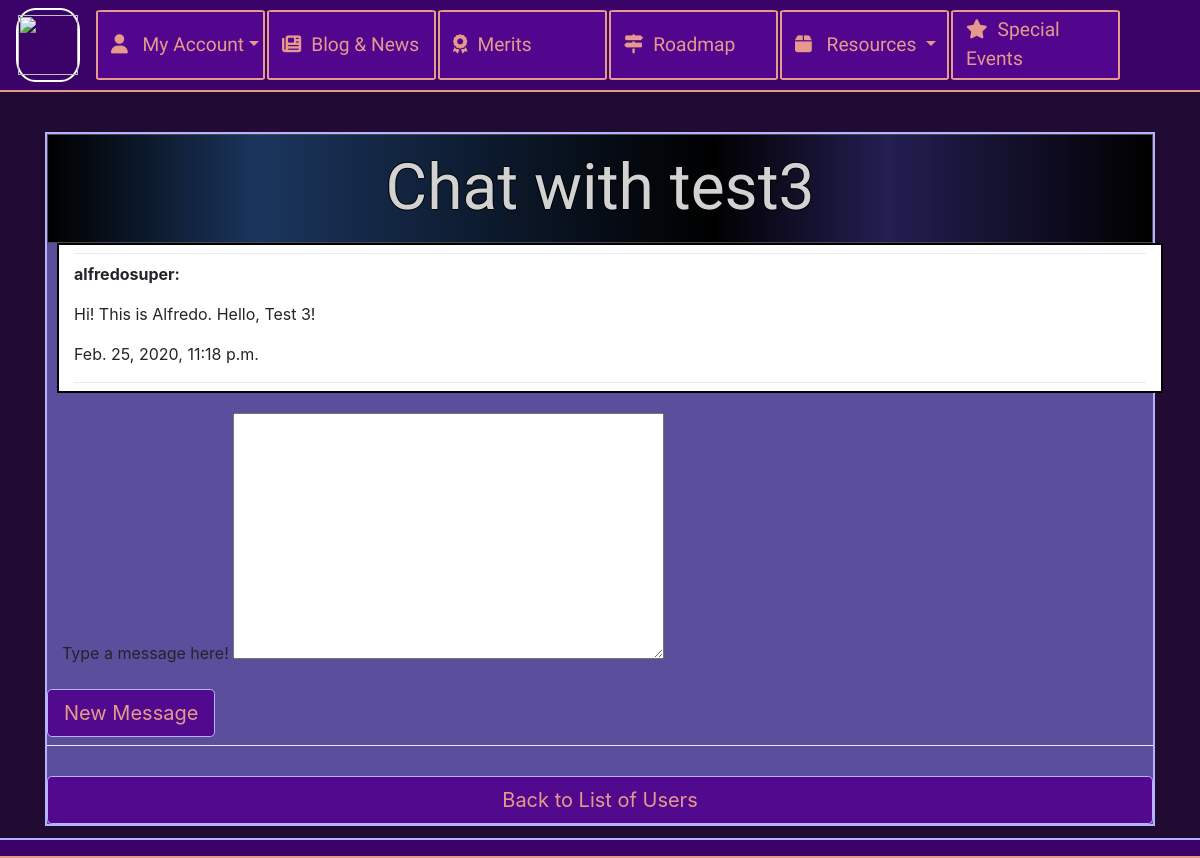
Screenshot of /accounts/messages/5/ (signed in) with the database file from the repository.
### accounts/models.py (models this page shows, shortened)
class User(AbstractBaseUser):
    email = models.EmailField(verbose_name='email', max_length=60, unique=True)
    username = models.CharField(max_length=30, unique=True)
    first_name = models.CharField(max_length=30)
    last_name = models.CharField(max_length=30)
    date_joined = models.DateTimeField(verbose_name='date joined', auto_now_add=True)
    last_login = models.DateTimeField(verbose_name='last login', auto_now=True)
    is_admin = models.BooleanField(default=False)
    is_active = models.BooleanField(default=True)
    is_staff = models.BooleanField(default=False)
    is_superuser = models.BooleanField(default=False)
    grammar_skills = models.IntegerField(default=0)
    listening_skills = models.IntegerField(default=0)
    writing_skills = models.IntegerField(default=0)
    vocabulary_skills = models.IntegerField(default=0)
    oral_skills = models.IntegerField(default=0)
    reading_skills = models.IntegerField(default=0)
    songs_listened = models.IntegerField(default=0)
    songs_sang = models.IntegerField(default=0)
    stories_read = models.IntegerField(default=0)
    books_finished = models.IntegerField(default=0)
    words_learned = models.IntegerField(default=0)
    irregular_verbs = models.IntegerField(default=0)
    talking_time = models.IntegerField(default=0)
    no_spanish_time =  models.IntegerField(default=0)
    writing_assignments = models.IntegerField(default=0)
    perfect_writing = models.BooleanField(default=False)
    book_written = models.BooleanField(default=False)
    monkey_island = models.BooleanField(default=False)
    the_last_door = models.BooleanField(default=False)
    to_the_moon = models.BooleanField(default=False)
    oxenfree = models.BooleanField(default=False)
    valiant_hearts = models.BooleanField(default=False)
    walter_mitty = models.BooleanField(default=False)
    big_fish = models.BooleanField(default=False)
    warm_bodies = models.BooleanField(default=False)
    the_help = models.BooleanField(default=False)
    reign_over_me = models.BooleanField(default=False)
    phonemes_learned = models.IntegerField(default=0)
    talked_to_native = models.BooleanField(default=False)
    cinema_day = models.BooleanField(default=False)
    escape_room = models.BooleanField(default=False)
    every_event = models.BooleanField(default=False)
    game_of_life_won = models.IntegerField(default=0)
    scrabble_points = models.IntegerField(default=0)
    heave_ho_worlds = models.IntegerField(default=0)
    monopoly_won = models.IntegerField(default=0)
    max_dart_points = models.IntegerField(default=0)
    human_fall_flat_worlds = models.IntegerField(default=0)
    jenga_won = models.IntegerField(default=0 )
    stick_fight_won = models.IntegerField(default=0)
    operation_won = models.IntegerField(default=0)
    pikuniku_levels = models.IntegerField(default=0)
    battleship_won = models.IntegerField(default=0 )
    lovers_levels = models.IntegerField(default=0 )
    defused_bomb = models.BooleanField(default=False)
    chemistry_performed = models.BooleanField(default=False)
    baked = models.BooleanField(default=False)
    USERNAME_FIELD = 'email'
    REQUIRED_FIELDS = ['username',]
    objects = MyAccountManager()
    def __str__(self):
        return self.username

class Message(models.Model):
        sender = models.ForeignKey(get_user, related_name="user_send",on_delete=models.CASCADE, null=True)
        receiver = models.ForeignKey(get_user, related_name="user_get",on_delete=models.CASCADE, null=True)
        message_dataID = models.ForeignKey(MessageData, related_name="message_data",on_delete=models.CASCADE, null=True)
        created_at = models.DateTimeField(default=timezone.now)
        class Meta:
            unique_together = ('sender', 'receiver')

class MessageData(models.Model):
        content = models.TextField()

### accounts/views.py (the view)
# urls.py: path('messages/<int:pk>/',views.messages_content,name='messages_list_content'),
def messages_content(request,pk):
    template_name = 'accounts/messages_content.html'
    receiver = pk
    user_instance = request.user
    username = request.user.pk
    other_person = User.objects.get(id=receiver)
    messages = Message.objects.filter((Q(sender=username) & Q(receiver=receiver)) | (Q(sender=receiver) & Q(receiver=username))).order_by('created_at')
    if request.method == 'POST':
        form = MessageForm(request.POST)
        if form.is_valid():
            message_form = form.save(commit=False)
            message_form.save()
            new_message = Message(sender=user_instance,receiver=other_person, message_dataID=message_form)
            new_message.save()
            form = MessageForm()
    else:
        form = MessageForm()
    context = {'messages': messages,
                'other_person': other_person,
                'form' : form,
                'boob' : request,
                }
    return render (request, 'accounts/messages_content.html', context)

### accounts/forms.py
class MessageForm(forms.ModelForm):
    class Meta:
        fields = ('content',)
        model = MessageData
        widgets = {
            'content':forms.Textarea(attrs={'class':'editable medium-editor-textarea postcontent'})
            }
    def __init__(self,*args,**kwargs):
        super().__init__(*args,**kwargs)
        self.fields['content'].label = 'Type a message here!'

### accounts/templates/accounts/messages_content.html (shortened to what this page needs)
{% extends 'base.html' %}
{% load static %}
{% block content %}
<div class="container" style='margin-top: 40px;'>
  <div class="jumbotron jumbotron-fluid" style="margin-top: 0px; padding:0px; border: 2px solid #b3b3ff; background-color: #5b4e9d">
    <h1 class="title-merits archivo-black-font">Chat with {{ other_person.username }}</h1>
    <div class="container overflow-auto " style='margin-left: 10px;margin-right: 40px !important; border: 2px solid black; background:white; margin-bottom: 20px;'>
      <div class="col-12 dropdown-divider"></div>
      {% for m in messages %}
        <p><strong>{{m.sender}}:</strong> {{ m.message_dataID.content|safe|linebreaksbr }}</p>
        <p>{{m.created_at}}</p>
      {% endfor %}
      <div class="dropdown-divider"></div>
    </div>
    <form class="post-form" method="POST">
      <div class="container">
        {{form.as_p}}
      </div>
      <button type="submit" class='save btn btn-primary custom-btn btn-lg'>New Message</button>
    </form>
    <div class="dropdown-divider"></div>
    <a class="btn btn-primary btn-lg custom-btn" href="{% url 'accounts:messages_list' %}" role='button' style="display: flex; justify-content: center; margin-top: 30px !important;">Back to List of Users</a>
  </div>
</div>
{% endblock %}

### static/css/master.css (style rules this page uses)
body { text-align: center; background: #210b32 !important; height: 100% !important; margin: 0 !important; background-repeat: no-repeat !important; background-attachment: fixed !important; }
.archivo-black-font { font-family: 'Archivo Black', sans-serif; }
.jumbotron { background-color: #5b4e9d; margin-top: 0px !important; padding:0px !important; }
.btn-primary.custom-btn { background-color: #51098D !important; color: #E69A8DFF ; border-color: #b3b3ff !important; }
.title-merits { color: #d3d2d2 !important; background: rgb(0,0,0); background: linear-gradient(90deg, rgba(0,0,0,1) 0%, rgba(26,53,93,1) 19%, rgba(0,0,0,1) 60%, rgba(36,30,82,1) 76%, rgba(0,0,0,1) 100%); text-shadow: -1px 0 black, 0 1px black, 1px 0 black, 0 -1px black; padding: 15px 0px 15px 0px; margin: 0px 0px 0px 0px; font-size:4em !important; text-align: center; border: 1px solid #4a4a4a; }

### rows the page displays
User: username "test3"
Message: sender "alfredosuper", message_dataID.content "Hi! This is Alfredo. Hello, Test 3!", created_at "Feb. 25, 2020, 11:18 p.m."
